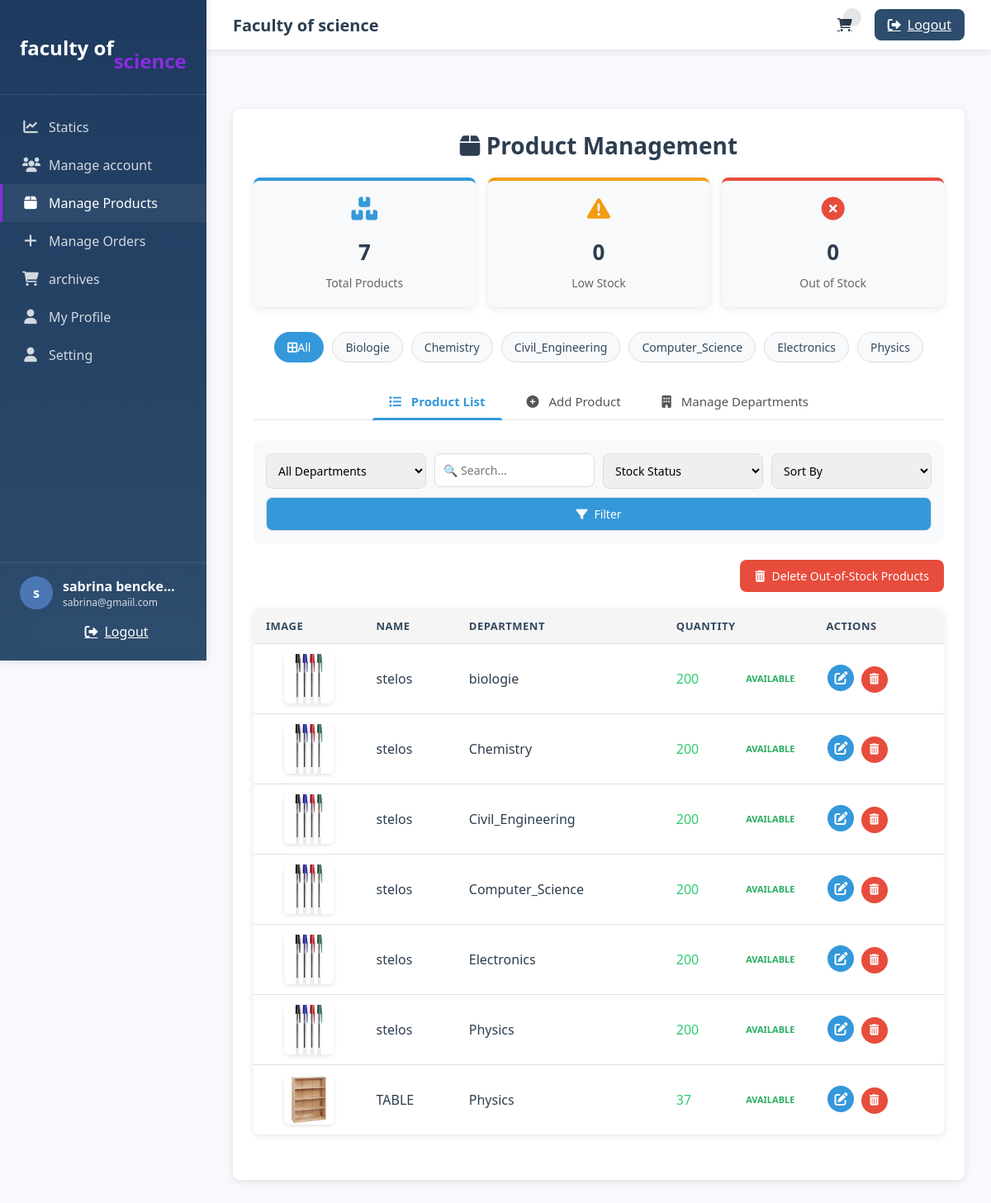
The app's page /php/products.php (signed in), older data.
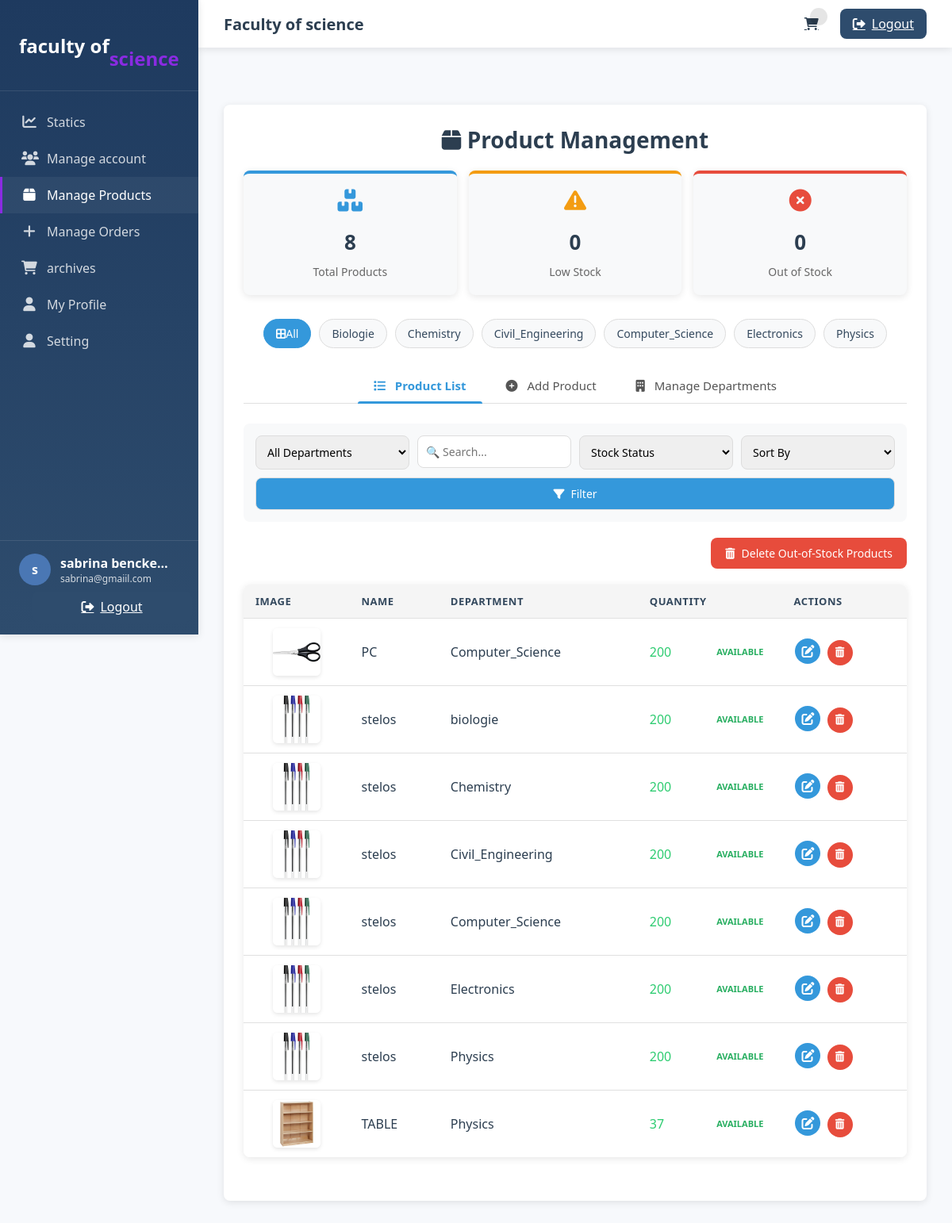
The same page, newer data.
### tables this page shows
CREATE TABLE IF NOT EXISTS `user_info` (
  `id` int NOT NULL AUTO_INCREMENT,
  `name` varchar(100) NOT NULL,
  `email` varchar(100) NOT NULL,
  `password` varchar(100) NOT NULL,
  `approved` tinyint(1) DEFAULT '0',
  `type` varchar(50) DEFAULT NULL,
  `speciality` varchar(50) NOT NULL,
  `status` enum('pending','approved','rejected') DEFAULT 'pending',
  `registration_date` datetime DEFAULT CURRENT_TIMESTAMP,
  `approval_date` datetime DEFAULT NULL,
  `department_id` int DEFAULT NULL,
  `is_active` tinyint(1) NOT NULL DEFAULT '1',
  PRIMARY KEY (`id`)
);

CREATE TABLE IF NOT EXISTS `products` (
  `id` int NOT NULL AUTO_INCREMENT,
  `name` varchar(100) NOT NULL,
  `image` varchar(100) NOT NULL,
  `speciality` varchar(50) NOT NULL,
  `quantity` int NOT NULL,
  `department_id` int DEFAULT NULL,
  `created_at` timestamp NULL DEFAULT CURRENT_TIMESTAMP,
  PRIMARY KEY (`id`)
);

### php/products.php (the view, shortened to what this page needs)
<?php
include 'config.php';
include 'sidebar.php';
$where = "WHERE 1=1";
$order_by = "ORDER BY name ASC";
$items_per_page = 10;
$page = isset($_GET['page']) ? intval($_GET['page']) : 1;
$start_from = ($page - 1) * $items_per_page;
$products_query = "SELECT * FROM products $where $order_by LIMIT $start_from, $items_per_page";
$products = mysqli_query($conn, $products_query);
$departments = mysqli_query($conn, "SELECT DISTINCT speciality,
                                  (SELECT COUNT(*) FROM products WHERE speciality = d.speciality) as product_count
                                  FROM departement d
                                  ORDER BY speciality ASC");
$total_products_count = mysqli_fetch_assoc(mysqli_query($conn, "SELECT COUNT(*) as count FROM products"))['count'];
$out_of_stock_count = mysqli_fetch_assoc(mysqli_query($conn, "SELECT COUNT(*) as count FROM products WHERE quantity = 0"))['count'];
$low_stock_count = mysqli_fetch_assoc(mysqli_query($conn, "SELECT COUNT(*) as count FROM products WHERE quantity > 0 AND quantity <= 5"))['count'];
?>
<!DOCTYPE html>
<html lang="en">
<head>
    <link rel="stylesheet" href="https://cdnjs.cloudflare.com/ajax/libs/font-awesome/6.0.0/css/all.min.css">
</head>
<body>
<div class="section">
    <h2><i class="fas fa-box"></i> Product Management</h2>
    <div class="stats-container">
        <div class="stat-box">
            <i class="fas fa-boxes"></i>
            <span class="stat-value"><?= $total_products_count ?></span>
            <span class="stat-label">Total Products</span>
        </div>
        <div class="stat-box warning">
            <i class="fas fa-exclamation-triangle"></i>
            <span class="stat-value"><?= $low_stock_count ?></span>
            <span class="stat-label">Low Stock</span>
        </div>
        <div class="stat-box danger">
            <i class="fas fa-times-circle"></i>
            <span class="stat-value"><?= $out_of_stock_count ?></span>
            <span class="stat-label">Out of Stock</span>
        </div>
    </div>
    <div class="department-menu">
        <a href="products.php" class="dept-btn <?= !isset($_GET['speciality']) ? 'active' : '' ?>">
            <i class="fas fa-border-all"></i> All
        </a>
        <?php mysqli_data_seek($departments, 0); while ($d = mysqli_fetch_assoc($departments)): ?>
            <a href="products.php?speciality=<?= urlencode($d['speciality']) ?>"
               class="dept-btn <?= (isset($_GET['speciality']) && $_GET['speciality'] == $d['speciality']) ? 'active' : '' ?>">
                <?= ucfirst($d['speciality']) ?>
            </a>
        <?php endwhile; ?>
    </div>
    <div class="tabs">
        <button class="tab-btn active" onclick="openTab('list')"><i class="fas fa-list"></i> Product List</button>
        <button class="tab-btn" onclick="openTab('add')"><i class="fas fa-plus-circle"></i> Add Product</button>
        <button class="tab-btn" onclick="openTab('departments')"><i class="fas fa-building"></i> Manage Departments</button>
    </div>
    <div id="list" class="tab-content">
        <form method="GET" class="filter-form">
            <div class="filter-group">
                <select name="speciality">
                    <option value="">All Departments</option>
                </select>
            </div>
            <div class="filter-group">
                <input type="text" name="search" placeholder="🔍 Search..." value="<?= htmlspecialchars($_GET['search'] ?? '') ?>">
            </div>
            <div class="filter-group">
                <select name="stock_filter">
                    <option value="">Stock Status</option>
                </select>
            </div>
            <div class="filter-group">
                <select name="sort">
                    <option value="">Sort By</option>
                </select>
            </div>
            <button type="submit" class="btn-blue"><i class="fas fa-filter"></i> Filter</button>
        </form>
        <div class="bulk-actions">
            <form method="POST" onsubmit="return confirm('Delete all out-of-stock products?')">
                <button type="submit" name="remove_zero_quantity" class="btn-danger">
                    <i class="fas fa-trash-alt"></i> Delete Out-of-Stock Products
                </button>
            </form>
        </div>
        <div class="table-responsive">
            <table class="styled-table">
                <thead>
                    <tr>
                        <th>Image</th>
                        <th>Name</th>
                        <th>Department</th>
                        <th>Quantity</th>
                        <th>Actions</th>
                    </tr>
                </thead>
                <tbody>
                    <?php
                    if (mysqli_num_rows($products) > 0):
                        while ($p = mysqli_fetch_assoc($products)) :
                    ?>
                        <tr class="product-row" data-id="<?= $p['id']; ?>">
                            <td>
                                <a href="<?= htmlspecialchars($p['image']); ?>" target="_blank" class="image-preview">
                                    <img src="<?= htmlspecialchars($p['image']); ?>" alt="<?= htmlspecialchars($p['name']); ?>" height="60">
                                </a>
                            </td>
                            <td><?= htmlspecialchars($p['name']); ?></td>
                            <td><?= htmlspecialchars($p['speciality']); ?></td>
                            <td class="quantity-cell <?= $p['quantity'] <= 0 ? 'out-of-stock' : ($p['quantity'] <= 5 ? 'low-stock' : 'in-stock'); ?>">
                                <?= $p['quantity']; ?>
                                <?php if ($p['quantity'] <= 0): ?>
                                    <span class="stock-badge critical">Out of Stock</span>
                                <?php elseif ($p['quantity'] <= 5): ?>
                                    <span class="stock-badge warning">Low Stock</span>
                                <?php else: ?>
                                    <span class="stock-badge success">available</span>
                                <?php endif; ?>
                            </td>
                            <td class="actions-cell">
                                <a href="edit_product.php?id=<?= $p['id']; ?>" class="btn-action edit" title="Edit">
                                    <i class="fas fa-edit"></i>
                                </a>
                                <form method="POST" class="inline-form" onsubmit="return confirm('Are you sure you want to delete this product?')">
                                    <button type="submit" name="delete_product" class="btn-action delete" title="Delete">
                                        <i class="fas fa-trash-alt"></i>
                                    </button>
                                </form>
                            </td>
                        </tr>
                    <?php
                        endwhile;
                    else:
                    ?>
                        <tr>
                            <td colspan="5" class="no-results">No products found</td>
                        </tr>
                    <?php endif; ?>
                </tbody>
            </table>
        </div>
    </div>
</div>
</body>
</html>

### php/top.php (shortened to what this page needs)
<?php
$user_id = $_SESSION['user_id'];
?>
<div class="topbar" id="topbar">
    <div class="left-side">
        <div class="page-title">Faculty of science </div>
    </div>
    <div class="topbar-actions">
        <a href="archives.php" class="action-icon">
            <i class="fas fa-shopping-cart"></i>
            <span class="badge"> </span>
        </a>
        <a href="index.php?logout=<?php echo $user_id; ?>" onclick="return confirm('Are you sure you want to logout?');"
            class="logout-btn">
            <i class="fas fa-sign-out-alt"></i>
            <span>Logout</span>
        </a>
    </div>
</div>

### php/sidebar.php (shortened to what this page needs)
<?php
include 'top.php';
$user_id = $_SESSION['user_id'];
$select_user = mysqli_query($conn, "SELECT * FROM user_info WHERE id = '$user_id'") or die('query failed');
$fetch_user = mysqli_fetch_assoc($select_user);
$currentPage = basename($_SERVER['PHP_SELF']);
?>
<!DOCTYPE html>
<html lang="en">
<head>
    <link rel="stylesheet" href="https://cdnjs.cloudflare.com/ajax/libs/font-awesome/6.0.0-beta3/css/all.min.css">
    <link rel="stylesheet" href="../css/main.css">
    <link rel="stylesheet" href="https://cdnjs.cloudflare.com/ajax/libs/font-awesome/6.5.0/css/all.min.css">
</head>
<div class="sidebar" id="sidebar">
    <div class="sidebar-header">
        <div class="logo">  faculty of  <br> <span> <span></span> <br>   science</span></div>
    </div>
    <div class="sidebar-nav">
    <?php if ($fetch_user['type'] == 'admin') : ?>
    <a href="admin_dashboard.php" class="nav-item <?php if ($currentPage == 'admin_dashboard.php') echo 'active'; ?>">
        <i class="fas fa-chart-line"></i>
        <span>Statics</span>
    </a>
<?php endif; ?>
        <a href="admin_approval.php" class="nav-item">
            <i class="fas fa-users"></i>
            <span>Manage account</span>
        </a>
        <a href="products.php" class="nav-item <?php if ($currentPage == 'products.php') echo 'active'; ?>">
    <i class="fas fa-box"></i>
    <span> Manage Products</span>
</a>
<a href="admin_orders.php" class="nav-item <?php if ($currentPage == 'admin_orders.php') echo 'active'; ?>">
    <i class="fas fa-plus"></i>
    <span>Manage Orders</span>
</a>
        <a href="archives.php" class="nav-item">
            <i class="fas fa-shopping-cart"></i>
            <span>archives</span>
        </a>
        <a href="profile.php" class="nav-item">
            <i class="fas fa-user"></i>
            <span>My Profile</span>
        </a>
        <a href="update.profile.php" class="nav-item">
            <i class="fas fa-user"></i>
            <span>Setting</span>
        </a>
    </div>
    <div class="sidebar-footer">
        <div class="user-info">
            <div class="user-avatar">
                <?php echo substr($fetch_user['name'] ?? 'User', 0, 1); ?>
            </div>
            <div class="user-details">
                <div class="user-name"><?php echo $fetch_user['name'] ?? 'User'; ?></div>
                <div class="user-email"><?php echo $fetch_user['email'] ?? 'email@example.com'; ?></div>
            </div>
        </div>
        <a href="index.php?logout=<?php echo $user_id; ?>" onclick="return confirm('Are you sure you want to logout?');"
            class="logout-btn" style="width: 100%; justify-content: center;">
            <i class="fas fa-sign-out-alt"></i>
            <span>Logout</span>
        </a>
    </div>
</div>
<div class="main-content" id="main-content">

### css/main.css (style rules this page uses)
:root { --primary: #2e4c6d; --primary-dark: #1e3a5f; --primary-light: #4a77b4; --accent: blueviolet; --background: #f7f9fc; --text: #2c3e50; --text-light: #64748b; --error: #e74c3c; --success: #27ae60; --border: #e2e8f0; --shadow: 0 4px 6px -1px rgba(0, 0, 0, 0.1), 0 2px 4px -1px rgba(0, 0, 0, 0.06); --radius: 0.5rem; }
* { margin: 0; padding: 0; box-sizing: border-box; font-family: 'Segoe UI', Tahoma, Geneva, Verdana, sans-serif; }
body { background-color: var(--background); color: var(--text); min-height: 100vh; overflow-x: hidden; }
.sidebar { width: 250px; background: linear-gradient(180deg, var(--primary-dark) 0%, var(--primary) 100%); color: white; height: 100vh; position: fixed; left: 0; top: 0; z-index: 100; transition: all 0.3s ease; box-shadow: var(--shadow); }
.sidebar-header { padding: 1.5rem; border-bottom: 1px solid rgba(255, 255, 255, 0.1); }
.logo { font-size: 1.5rem; font-weight: 700; display: flex; align-items: center; }
.logo span { color: blueviolet; }
.sidebar-nav { padding: 1rem 0; }
.nav-item { padding: 0.75rem 1.5rem; display: flex; align-items: center; color: rgba(255, 255, 255, 0.8); text-decoration: none; transition: all 0.2s ease; border-left: 3px solid transparent; }
.nav-item:hover, .nav-item.active { background-color: rgba(255, 255, 255, 0.05); color: white; border-left: 3px solid var(--accent); }
.nav-item i { margin-right: 0.75rem; font-size: 1.1rem; width: 20px; text-align: center; }
.sidebar-footer { position: absolute; bottom: 0; width: 100%; padding: 1rem 1.5rem; border-top: 1px solid rgba(255, 255, 255, 0.1); }
.user-info { display: flex; align-items: center; margin-bottom: 0.5rem; }
.user-avatar { width: 40px; height: 40px; border-radius: 50%; background-color: var(--primary-light); display: flex; align-items: center; justify-content: center; margin-right: 0.75rem; font-weight: bold; }
.user-details { flex: 1; overflow: hidden; }
.user-name { font-weight: 600; white-space: nowrap; overflow: hidden; text-overflow: ellipsis; }
.user-email { font-size: 0.75rem; opacity: 0.8; white-space: nowrap; overflow: hidden; text-overflow: ellipsis; }
.main-content { flex: 1; margin-left: 250px; padding: 70px 2rem 2rem; transition: all 0.3s ease; }
.topbar { position: fixed; top: 0; right: 0; left: 250px; height: 60px; background-color: white; display: flex; align-items: center; justify-content: space-between; padding: 0 2rem; box-shadow: var(--shadow); z-index: 99; transition: all 0.3s ease; }
.page-title { font-size: 1.25rem; font-weight: 600; }
.topbar-actions { display: flex; align-items: center; }
.action-icon { width: 40px; height: 40px; border-radius: 50%; display: flex; align-items: center; justify-content: center; margin-left: 0.5rem; color: var(--text); transition: all 0.2s ease; position: relative; background: none; border: none; cursor: pointer; }
.badge { position: absolute; top: 0; right: 0; background-color: var(--accent); color: white; border-radius: 50%; width: 18px; height: 18px; display: flex; align-items: center; justify-content: center; font-size: 0.7rem; font-weight: bold; }
.logout-btn { background-color: var(--primary); color: white; border: none; padding: 0.5rem 1rem; border-radius: var(--radius); margin-left: 1rem; cursor: pointer; display: flex; align-items: center; transition: background-color 0.2s ease; }
.logout-btn i { margin-right: 0.5rem; }
.section { background-color: white; border-radius: var(--radius); box-shadow: var(--shadow); margin-bottom: 2rem; overflow: hidden; }

Row changes from the older to the newer data that the page shows:
added products: image (picture), name "PC", speciality "Computer_Science", quantity "200", shows "AVAILABLE"
Text that changed along with them:
$total_products_count: "7" → "8"
